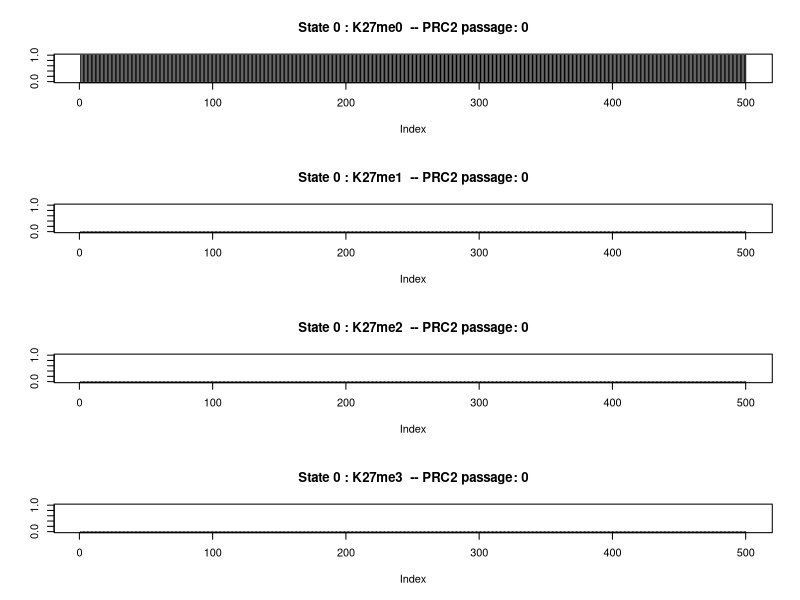
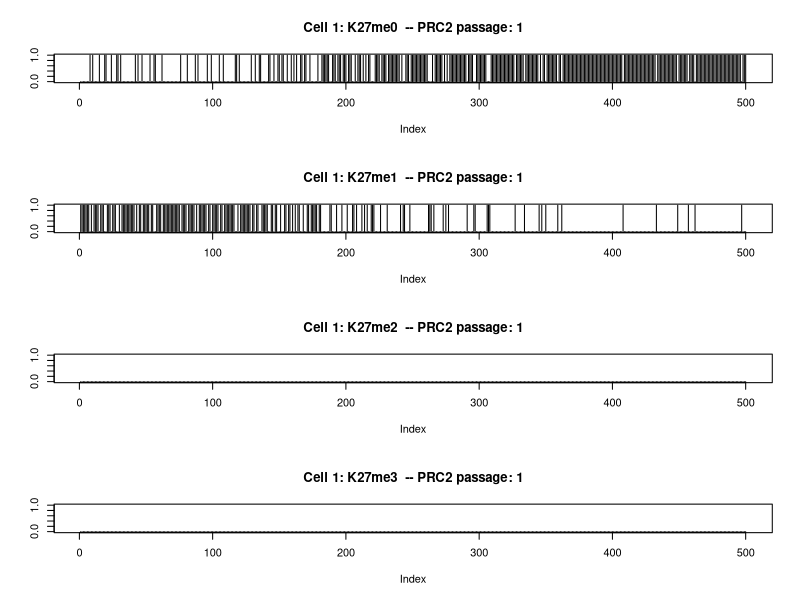
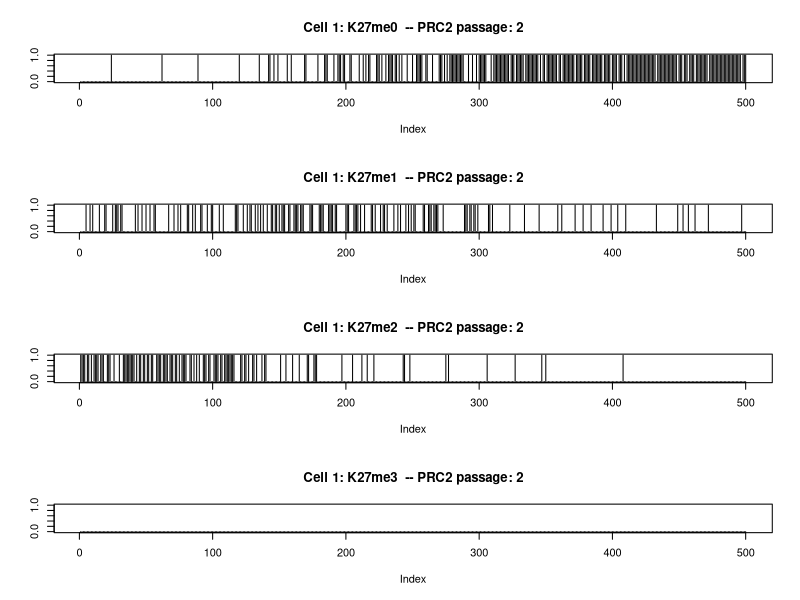
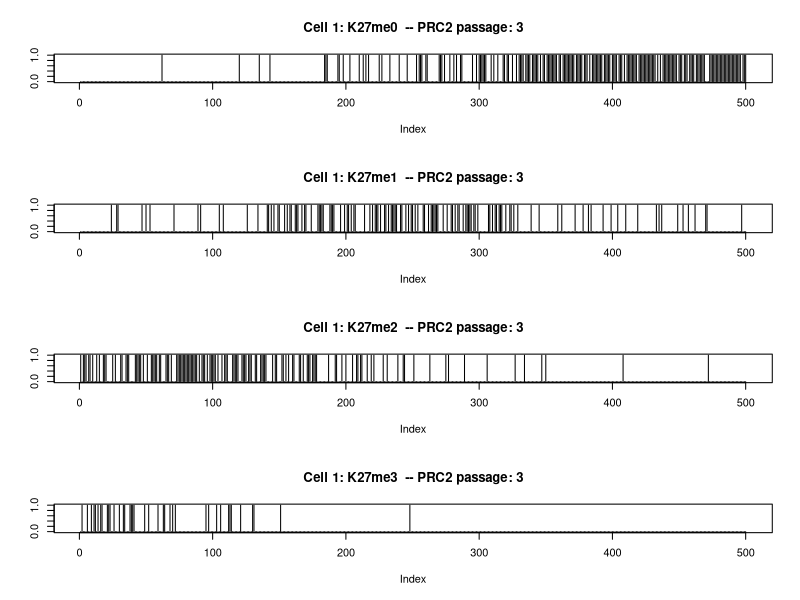
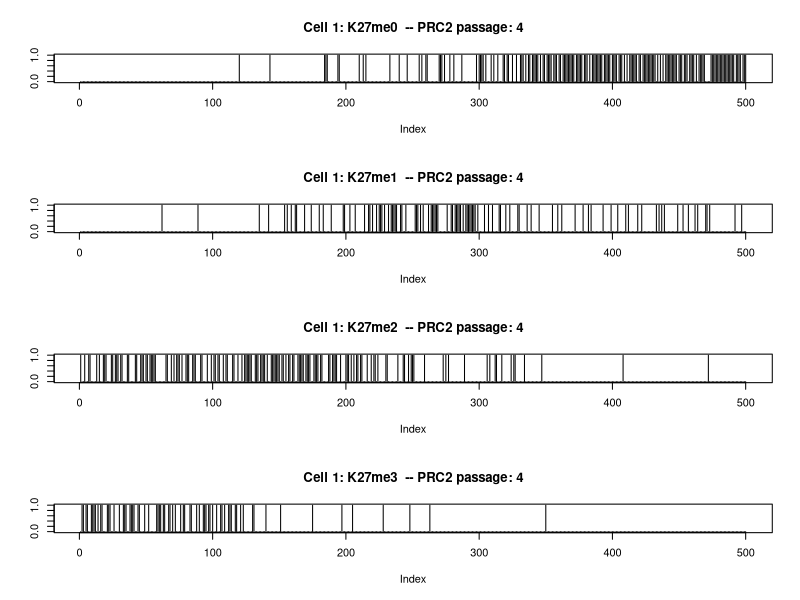
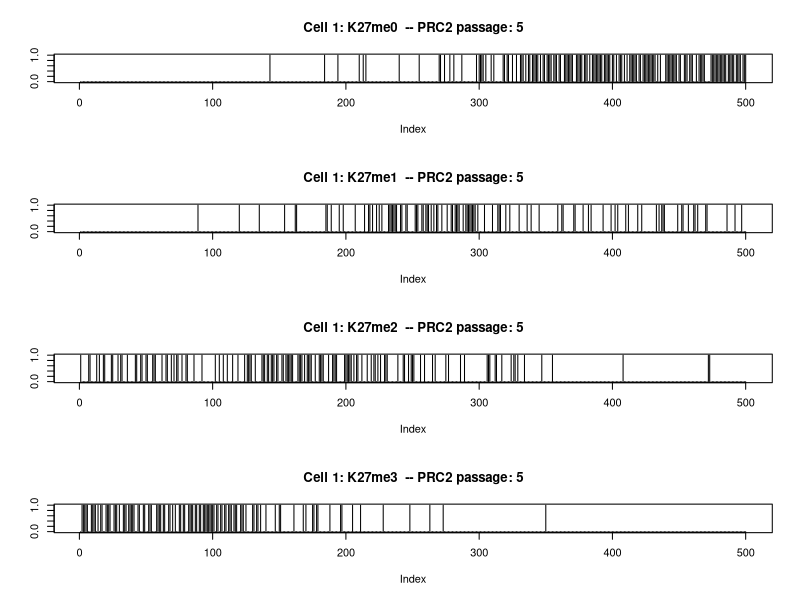
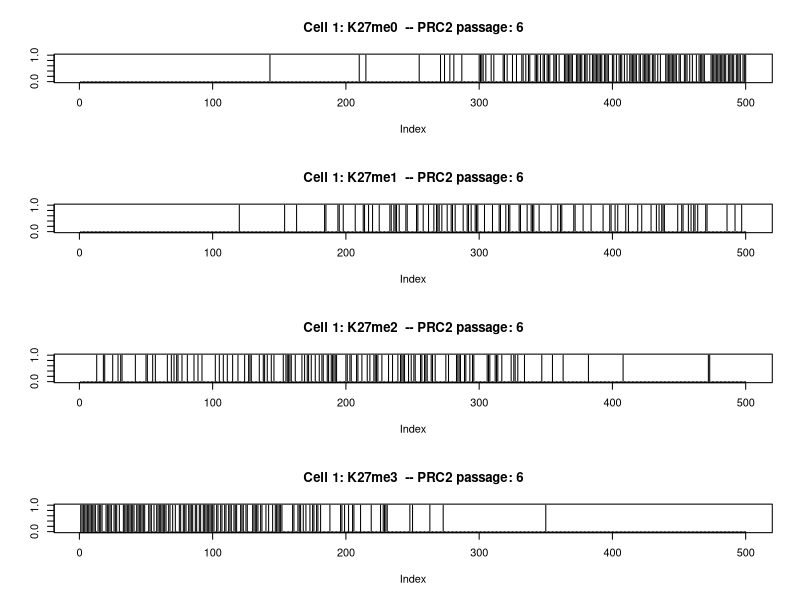
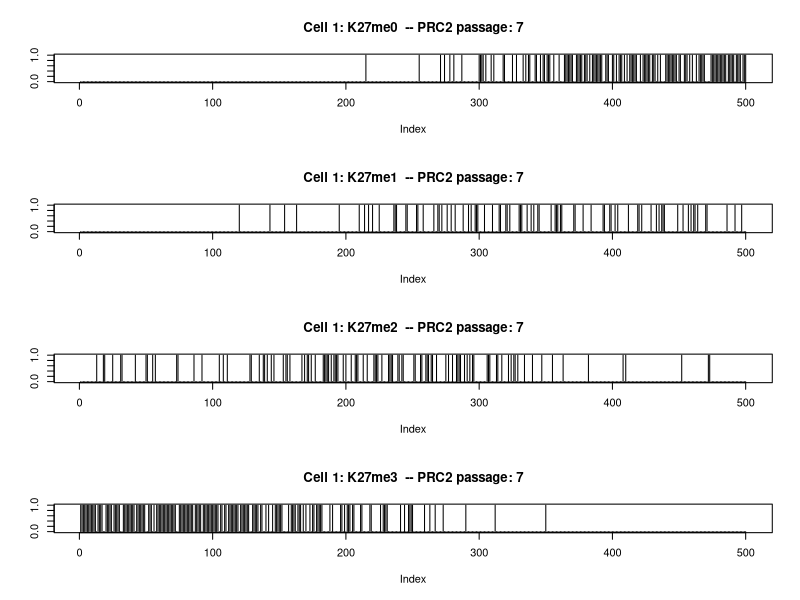

Recreate these plots in R, in order.
options(scipen=999)
mysamp <- function(n, m, s, lwr, upr, nnorm) {
  samp <- rnorm(nnorm, m, s)
  samp <- samp[samp >= lwr & samp <= upr]
  if (length(samp) >= n) {
    return(sample(samp, n))
  }  
  stop(simpleError("Not enough values to sample from. Try increasing nnorm."))
}

nnuc=500
### prc2 initiation
prc2=0
prc2hl=10
burden12=0.0
burden23=0.5
# population initiation
finalz<-data.frame(integer(nnuc),integer(nnuc),integer(nnuc),integer(nnuc),integer(nnuc))
colnames(finalz)<-c("N","me0","me1","me2","me3")
for (n in 1:nnuc)
{
finalz$N[n]=n
finalz$me0[n]=0
finalz$me1[n]=0
finalz$me2[n]=0
finalz$me3[n]=0
}



 for (cell in 1:50)  {
   set.seed(cell)
   ### Creating Naked Chromatin
   chromatin<-data.frame(integer(nnuc),integer(nnuc),integer(nnuc),integer(nnuc),integer(nnuc),integer(nnuc))
   colnames(chromatin)<-c("N","S","me0","me1","me2","me3")


  for (n in 1:nnuc)
    {
    chromatin$N[n]=n
    chromatin$S[n]=0
    chromatin$me0[n]=1
    chromatin$me1[n]=0
    chromatin$me2[n]=0
    chromatin$me3[n]=0
    }
 if (cell ==1)
   {
     par(mfrow=c(4,1))
     plot(chromatin$me0,type = "h", ylim = c(0,1), main = paste("State 0 : K27me0","  -- PRC2 passage: ",prc2,sep=""),ylab="")
     plot(chromatin$me1,type = "h", ylim = c(0,1), main = paste("State 0 : K27me1","  -- PRC2 passage: ",prc2,sep=""),ylab="")
     plot(chromatin$me2,type = "h", ylim = c(0,1), main = paste("State 0 : K27me2","  -- PRC2 passage: ",prc2,sep=""),ylab="")
     plot(chromatin$me3,type = "h", ylim = c(0,1), main = paste("State 0 : K27me3","  -- PRC2 passage: ",prc2,sep=""),ylab="")
   }

    padd0=c()
    padd1=c()
    padd2=c()
    padd3=c()


    ### Runs of PRC2
    for (prc2 in 1:prc2hl) {
      ### Depositing marks
      for (n in 1:nnuc)
        {
        padd1[n]=mysamp(n=1, m=0.59, s=0.1, lwr=0, upr=1, nnorm=100)
        padd2[n]=mysamp(n=1, m=0.01, s=0.1, lwr=0, upr=1, nnorm=100)
        padd3[n]=mysamp(n=1, m=0.00, s=0.1, lwr=0, upr=1, nnorm=100)
        padd0[n]=1-(sum(padd1[n],padd2[n],padd3[n]))
  
  
        # PRC2 halflife
        if (0.3-(n/nnuc) < 0 ){lower=0} else {lower=0.3-(n/nnuc)}
        if (1.3-(n/nnuc) > 1){upper=1} else {upper=1.3-(n/nnuc)}
        if (0.8-(n/nnuc) < 0){meaner=0} else {meaner=0.8-(n/nnuc)}
  
        chromatin$pE[n]=mysamp(n=1, m=meaner, s=0.05, lwr=lower, upr=upper, nnorm=100)

        chromatin$pDep0[n]=padd0[n]
        chromatin$pDep1[n]=padd1[n]*chromatin$pE[n]
        chromatin$pDep2[n]=padd2[n]*chromatin$pE[n]
        chromatin$pDep3[n]=padd3[n]*chromatin$pE[n]
        chromatin$pmax[n]=max(c(chromatin$pDep0[n],chromatin$pDep1[n],chromatin$pDep2[n],chromatin$pDep3[n]))
   #     print (paste ("Cell: ",cell," --- PRC2 passage: ",prc2))

        if (chromatin$S[n] == 0)
          {
          if(chromatin$pDep0[n] == chromatin$pmax[n])
            {
            chromatin$me0[n]=1
            chromatin$me1[n]=0
            chromatin$me2[n]=0
            chromatin$me3[n]=0
            } else if(chromatin$pDep1[n] == chromatin$pmax[n]) {
            chromatin$S[n]=1
            chromatin$me0[n]=0
            chromatin$me1[n]=1
            chromatin$me2[n]=0
            chromatin$me3[n]=0
            } else  if(chromatin$pDep2[n] == chromatin$pmax[n]) {
            chromatin$S[n]=2
            chromatin$me0[n]=0
            chromatin$me1[n]=0
            chromatin$me2[n]=1
            chromatin$me3[n]=0
            } else  if(chromatin$pDep3[n] == chromatin$pmax[n]) {
            chromatin$S[n]=3
            chromatin$me0[n]=0
            chromatin$me1[n]=0
            chromatin$me2[n]=0
            chromatin$me3[n]=1
             }
          } else if (chromatin$S[n] == 1)  {
            if(chromatin$pDep0[n] == chromatin$pmax[n])
            {
            chromatin$S[n]=1
            chromatin$me0[n]=0
            chromatin$me1[n]=1
            chromatin$me2[n]=0
            chromatin$me3[n]=0
            } else if(chromatin$pDep1[n] == chromatin$pmax[n] & rnorm(1,mean=0.5,sd=0.1) > burden12) {
            chromatin$S[n]=2
            chromatin$me0[n]=0
            chromatin$me1[n]=0
            chromatin$me2[n]=1
            chromatin$me3[n]=0
            } else  if(chromatin$pDep2[n] == chromatin$pmax[n]) {
            chromatin$S[n]=3
            chromatin$me0[n]=0
            chromatin$me1[n]=0
            chromatin$me2[n]=0
            chromatin$me3[n]=1
            } 
        } else if (chromatin$S[n] == 2)  {
        if(chromatin$pDep0[n] == chromatin$pmax[n])
          {
            chromatin$S[n]=2
            chromatin$me0[n]=0
            chromatin$me1[n]=0
            chromatin$me2[n]=1
            chromatin$me3[n]=0
            } else if(chromatin$pDep1[n] == chromatin$pmax[n]  & rnorm(1,mean=0.5,sd=0.1) > burden23)  {
            chromatin$S[n]=3
            chromatin$me0[n]=0
            chromatin$me1[n]=0
            chromatin$me2[n]=0
            chromatin$me3[n]=1
            }
          }
        }
  
  
  
#prc2=(prc2)+1
print (prc2)

if (cell ==1){
 par(mfrow=c(4,1))
 plot(chromatin$me0,type = "h", ylim = c(0,1), main = paste("Cell 1: K27me0","  -- PRC2 passage: ",prc2,sep=""),ylab="")
 plot(chromatin$me1,type = "h", ylim = c(0,1), main = paste("Cell 1: K27me1","  -- PRC2 passage: ",prc2,sep=""),ylab="")
 plot(chromatin$me2,type = "h", ylim = c(0,1), main = paste("Cell 1: K27me2","  -- PRC2 passage: ",prc2,sep=""),ylab="")
 plot(chromatin$me3,type = "h", ylim = c(0,1), main = paste("Cell 1: K27me3","  -- PRC2 passage: ",prc2,sep=""),ylab="")
}
}

    
finalz$me0<-finalz$me0+chromatin$me0
finalz$me1<-finalz$me1+chromatin$me1
finalz$me2<-finalz$me2+chromatin$me2
finalz$me3<-finalz$me3+chromatin$me3
print ("iteration")
print (cell)
#print ("chromatin3")
#print(chromatin$me3)


}




finalz$me0av<-finalz$me0/cell
finalz$me1av<-finalz$me1/cell
finalz$me2av<-finalz$me2/cell
finalz$me3av<-finalz$me3/cell

# 
par(mfrow=c(3,1))
#plot(finalz$me0av,type = "h", ylim = c(0,1), main = paste("K27me0","  -- Average over : ",cell," Cells",sep=""),ylab="")
plot(finalz$me1av,type = "h", ylim = c(0,1), main = paste("K27me1","  -- Average over : ",cell," Cells",sep=""),ylab="")
plot(finalz$me2av,type = "h", ylim = c(0,1), main = paste("K27me2","  -- Average over : ",cell," Cells",sep=""),ylab="")
plot(finalz$me3av,type = "h", ylim = c(0,1), main = paste("K27me3","  -- Average over : ",cell," Cells",sep=""),ylab="")

# x<-c() 
# nnuc=1000
#  for (n in 1:nnuc){if (0.5-(n/nnuc) < 0 ){lower=0} else {lower=0.5-(n/nnuc)};if (1.5-(n/nnuc) > 1){upper=1} else {upper=1.5-(n/nnuc)};x<-c(x,mysamp(n=1, m=(1-(n/nnuc)), s=0.1, lwr=lower, upr=upper, nnorm=10000))}
# par(mfrow=c(1,0)) 
# plot(x)
#  summary(x)
